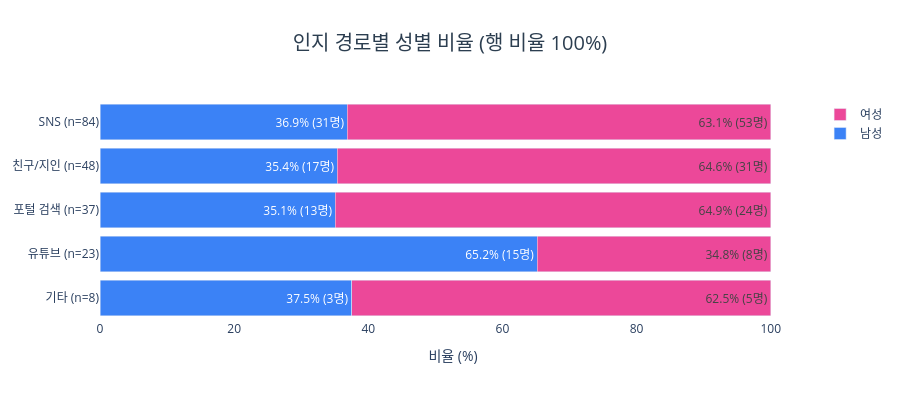

The cell this chart's notebook holds for it:
### Code cell
cross_pct = (cross_dg.div(cross_dg.sum(axis=1), axis=0) * 100).round(1)
disc_gender_labels = [f'{ch} (n={cross_dg.loc[ch].sum()})' for ch in DISC_MERGED]

fig = go.Figure()
fig.add_trace(go.Bar(
    name='남성', y=disc_gender_labels, x=cross_pct['남성'],
    orientation='h', marker_color='#3B82F6',
    text=[f"{p}% ({n}명)" for p, n in zip(cross_pct['남성'], cross_dg['남성'])], textposition='inside',
))
fig.add_trace(go.Bar(
    name='여성', y=disc_gender_labels, x=cross_pct['여성'],
    orientation='h', marker_color='#EC4899',
    text=[f"{p}% ({n}명)" for p, n in zip(cross_pct['여성'], cross_dg['여성'])], textposition='inside',
))

fig.update_layout(
    title=dict(text='인지 경로별 성별 비율 (행 비율 100%)',
               x=0.5, xanchor='center', font=dict(size=20, color='#2c3e50')),
    barmode='stack',
    xaxis_title='비율 (%)',
    yaxis=dict(autorange='reversed'),
    plot_bgcolor='white',
    height=400,
)
fig.show()

### Figure 1 — Plotly figure (JSON) as saved in the notebook; plotly's stock layout.template omitted (floating-point values rounded to 4 significant figures)
{"data": [{"marker": {"color": "#3B82F6"}, "name": "남성", "orientation": "h", "text": ["36.9% (31명)", "35.4% (17명)", "35.1% (13명)", "65.2% (15명)", "37.5% (3명)"], "textposition": "inside", "type": "bar", "x": [36.9, 35.4, 35.1, 65.2, 37.5], "y": ["SNS (n=84)", "친구/지인 (n=48)", "포털 검색 (n=37)", "유튜브 (n=23)", "기타 (n=8)"]}, {"marker": {"color": "#EC4899"}, "name": "여성", "orientation": "h", "text": ["63.1% (53명)", "64.6% (31명)", "64.9% (24명)", "34.8% (8명)", "62.5% (5명)"], "textposition": "inside", "type": "bar", "x": [63.1, 64.6, 64.9, 34.8, 62.5], "y": ["SNS (n=84)", "친구/지인 (n=48)", "포털 검색 (n=37)", "유튜브 (n=23)", "기타 (n=8)"]}], "layout": {"barmode": "stack", "height": 400, "plot_bgcolor": "white", "title": {"font": {"color": "#2c3e50", "size": 20}, "text": "인지 경로별 성별 비율 (행 비율 100%)", "x": 0.5, "xanchor": "center"}, "xaxis": {"title": {"text": "비율 (%)"}}, "yaxis": {"autorange": "reversed"}}}
